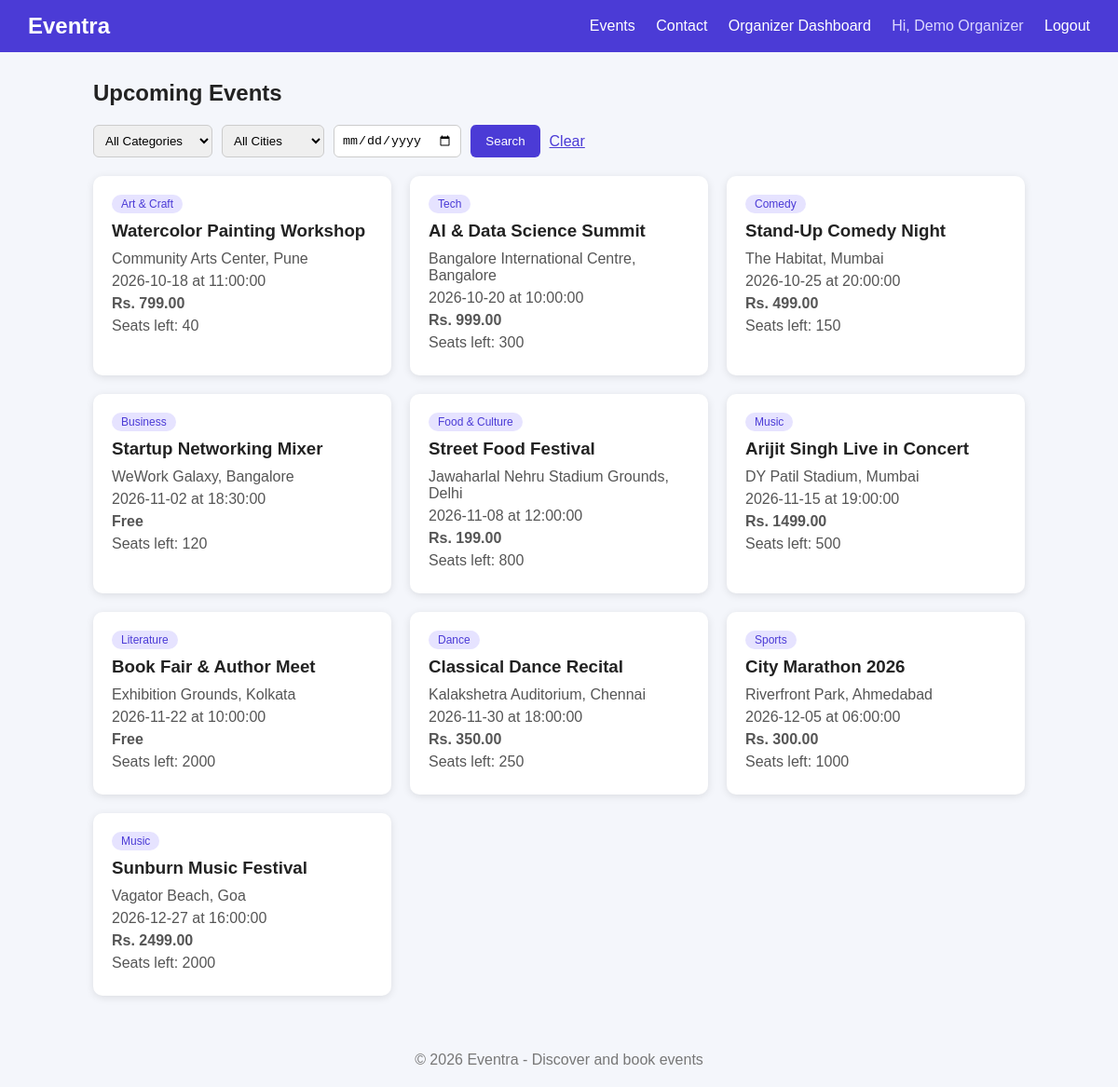
The app's page /api/index.php (signed in) with its own data.
### tables this page shows
CREATE TABLE events (
    event_id INT AUTO_INCREMENT PRIMARY KEY,
    organizer_id INT NOT NULL,
    title VARCHAR(150) NOT NULL,
    description TEXT,
    category VARCHAR(50),
    venue VARCHAR(150) NOT NULL,
    city VARCHAR(50) NOT NULL,
    event_date DATE NOT NULL,
    event_time TIME NOT NULL,
    price DECIMAL(8,2) NOT NULL DEFAULT 0,
    total_seats INT NOT NULL,
    seats_left INT NOT NULL,
    status ENUM('pending','approved','rejected','cancelled') NOT NULL DEFAULT 'pending',
    created_at TIMESTAMP DEFAULT CURRENT_TIMESTAMP,
    FOREIGN KEY (organizer_id) REFERENCES users(user_id)
);

### api/index.php (the view, shortened to what this page needs)
<?php
include "db.php";
$date     = trim($_GET['date'] ?? '');
$sql = "SELECT * FROM events WHERE status = 'approved'";
$sql .= " ORDER BY event_date ASC";
$stmt = mysqli_prepare($conn, $sql);
mysqli_stmt_execute($stmt);
$result = mysqli_stmt_get_result($stmt);
include "header.php";
?>
<h2>Upcoming Events</h2>
<form method="GET" class="filter-bar">
    <select name="category">
        <option value="">All Categories</option>
    </select>
    <select name="city">
        <option value="">All Cities</option>
    </select>
    <input type="date" name="date" value="<?php echo htmlspecialchars($date); ?>">
    <button type="submit">Search</button>
    <a href="index.php" class="clear-link">Clear</a>
</form>
<div class="grid">
    <?php while ($row = mysqli_fetch_assoc($result)) { ?>
        <a class="card" href="event.php?id=<?php echo $row['event_id']; ?>">
            <span class="tag"><?php echo htmlspecialchars($row['category']); ?></span>
            <h3><?php echo htmlspecialchars($row['title']); ?></h3>
            <p><?php echo htmlspecialchars($row['venue']); ?>, <?php echo htmlspecialchars($row['city']); ?></p>
            <p><?php echo $row['event_date']; ?> at <?php echo $row['event_time']; ?></p>
            <p class="price"><?php echo ($row['price'] > 0) ? "Rs. " . $row['price'] : "Free"; ?></p>
            <p class="seats">Seats left: <?php echo $row['seats_left']; ?></p>
        </a>
    <?php } ?>
</div>
<?php include "footer.php"; ?>

### public/style.css (style rules this page uses)
body { font-family: Arial, sans-serif; margin: 0; background: #f4f6fb; color: #222; }
.grid { display: grid; grid-template-columns: repeat(auto-fill, minmax(260px, 1fr)); gap: 20px; margin-top: 20px; }
.card { background: white; padding: 20px; border-radius: 10px; box-shadow: 0 2px 8px rgba(0,0,0,0.1); text-decoration: none; color: inherit; display: block; }
.card h3 { margin: 10px 0; }
.card p { margin: 6px 0; color: #555; }
.tag { background: #e6e3ff; color: #4b3bd6; padding: 3px 10px; border-radius: 12px; font-size: 12px; }
.price { font-weight: bold; color: #1a8a4a; }
.filter-bar { display: flex; gap: 10px; flex-wrap: wrap; margin: 20px 0; }
.filter-bar select, .filter-bar input { padding: 8px; border: 1px solid #ccc; border-radius: 6px; }
.filter-bar button { padding: 8px 16px; background: #4b3bd6; color: white; border: none; border-radius: 6px; cursor: pointer; }
.clear-link { align-self: center; color: #4b3bd6; }

### records on screen
events: category "Art & Craft", title "Watercolor Painting Workshop", venue "Community Arts Center", city "Pune", event_date "2026-10-18", event_time "11:00:00", price "799.00", seats_left "40"
events: category "Tech", title "AI & Data Science Summit", venue "Bangalore International Centre", city "Bangalore", event_date "2026-10-20", event_time "10:00:00", price "999.00", seats_left "300"
events: category "Comedy", title "Stand-Up Comedy Night", venue "The Habitat", city "Mumbai", event_date "2026-10-25", event_time "20:00:00", price "499.00", seats_left "150"
events: category "Business", title "Startup Networking Mixer", venue "WeWork Galaxy", city "Bangalore", event_date "2026-11-02", event_time "18:30:00", price "Free", seats_left "120"
events: category "Food & Culture", title "Street Food Festival", venue "Jawaharlal Nehru Stadium Grounds", city "Delhi", event_date "2026-11-08", event_time "12:00:00", price "199.00", seats_left "800"
events: category "Music", title "Arijit Singh Live in Concert", venue "DY Patil Stadium", city "Mumbai", event_date "2026-11-15", event_time "19:00:00", price "1499.00", seats_left "500"
events: category "Literature", title "Book Fair & Author Meet", venue "Exhibition Grounds", city "Kolkata", event_date "2026-11-22", event_time "10:00:00", price "Free", seats_left "2000"
events: category "Dance", title "Classical Dance Recital", venue "Kalakshetra Auditorium", city "Chennai", event_date "2026-11-30", event_time "18:00:00", price "350.00", seats_left "250"
events: category "Sports", title "City Marathon 2026", venue "Riverfront Park", city "Ahmedabad", event_date "2026-12-05", event_time "06:00:00", price "300.00", seats_left "1000"
events: category "Music", title "Sunburn Music Festival", venue "Vagator Beach", city "Goa", event_date "2026-12-27", event_time "16:00:00", price "2499.00", seats_left "2000"

### other values on screen
$name "Demo Organizer"
